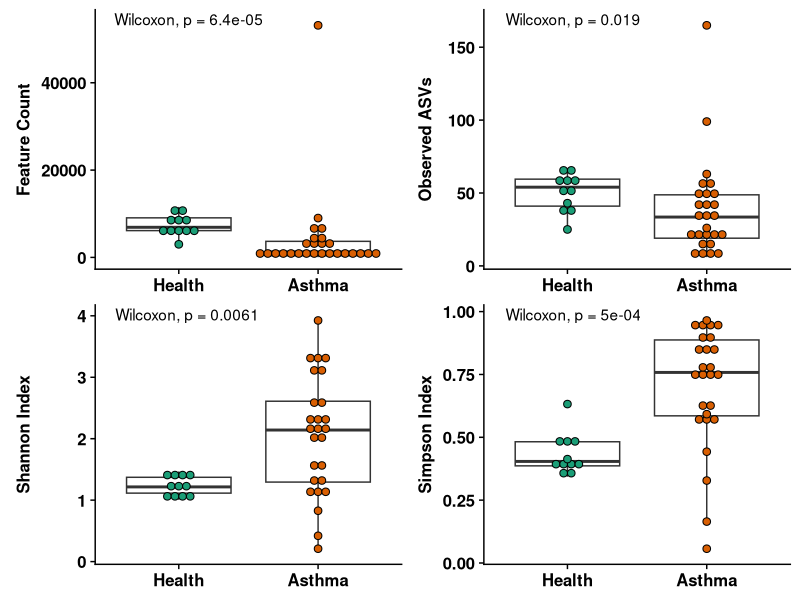
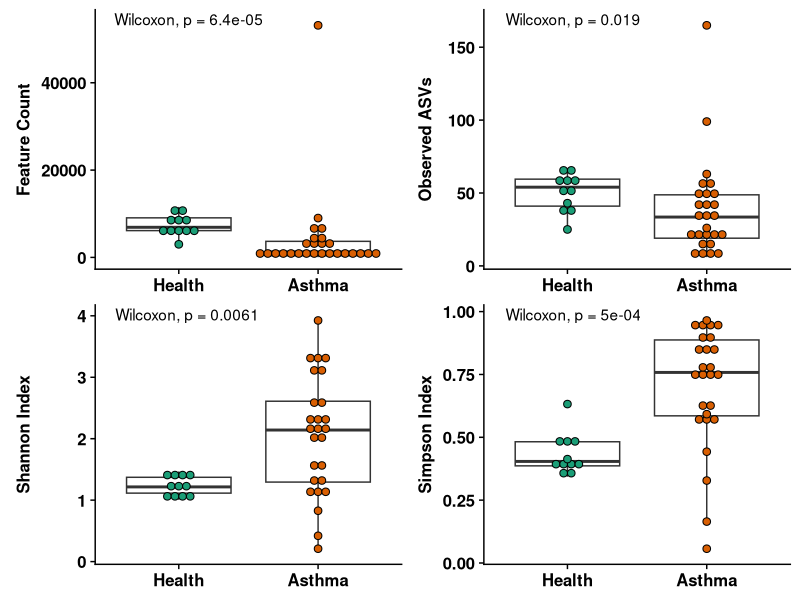

R code for these plots, in order: (Note: this script raises an error after producing the figures.)
library(tidyverse)
library(vegan)
library(cowplot)
library(ggpubr)
library(dplyr)


## get metadata
metadata <- read_delim("data/metadata.txt") %>% 
  as.data.frame()

## get feature table and assign taxonomy as rownames
orig.table <- read_delim("data/feature.table.txt") %>% 
  as.data.frame(row.names = featureid)

table <- orig.table %>% 
  dplyr::select(contains(metadata$sampleid), Taxon) %>% 
  rownames_to_column(var = "ASV") %>% 
  mutate(ASV = paste0("ASV", ASV))
  


table
head(table)

taxonomy <- table %>% dplyr::select(ASV, Taxon) %>% 
  separate(col = "Taxon", 
           into = c("Kingdom", "Phylum", "Class", 
                    "Order", "Family", "Genus"), 
           sep = ";",
           fill = "right") %>% 
  as.data.frame()


alpha_metrics <- table %>% dplyr::select(-Taxon) %>% 
  pivot_longer(-ASV,
               names_to = "sampleid",
               values_to = "counts") %>% ungroup() %>% 
 # select(-ASV) %>% 
  group_by(sampleid) %>%  
  summarize(obs_richness = specnumber(counts),
            shannon_e = diversity(counts, 
                                  index = "shannon",
                                  base = exp(1)),
            simpson = diversity(counts, 
                                index = "simpson")) %>% 
  left_join(metadata, ., by = "sampleid")


alpha_metrics %>% 
  dplyr::select(Group, read_count, obs_richness, 
                         shannon_e, simpson) %>% 
  
  pivot_longer(-Group, names_to = "alpha_diversity",
               values_to = "value") %>% 
  group_by(Group,alpha_diversity) %>% 
  summarize(min = min(value),
            q1 = quantile(value, 0.25),
            median = median(value),
            mean = mean(value),
            q3 = quantile(value, 0.75),
            max = max(value),
            sd = sd(value)) %>% 
  arrange(alpha_diversity) %>% 
  write_csv("data/alpha_diversity_sum_stats.csv")



alpha_metrics %>% 
  select(Group, read_count, 
         obs_richness, shannon_e, 
         simpson) %>% 
  pivot_longer(-Group, names_to = "alpha_diversity",
               values_to = "value") %>% 
  mutate(alpha_diversity = case_when(alpha_diversity == "obs_richness" ~ "Observed ASVs",
                                     alpha_diversity == "shannon_e" ~ "Shannon Index",
                                     alpha_diversity == "simpson" ~ "Simpson Index",
                                     alpha_diversity == "read_count" ~ "Feature Count")) %>% 
  ggplot(aes(x= Group, y = value)) +
  
  geom_boxplot() +
  
  geom_dotplot(aes(fill = Group),
               binaxis = "y",
               stackdir = "center",
               show.legend = F) +
  
  facet_wrap(~alpha_diversity,
             scales = "free",
             strip.position = "left") +
  
  scale_fill_brewer(palette = "Dark2") +
  
  theme_cowplot() +
  
  stat_compare_means(method = "wilcox",
                     label.x = 0.75) +
  
  scale_x_discrete(labels = c("Health", "Asthma")) +
  
  theme(strip.background = element_rect(color = NA,
                                        fill = NA),
        strip.placement = "outside",
        strip.text = element_text(face = "bold"),
        
        axis.text = element_text(face = "bold"),
        
        axis.title = element_blank(),
        text = element_text(face =))

ggsave("plots/alpha_diversities.png",
        width = 8,
        height = 6,
        units = c("in"),
        bg = "white",
        dpi = 600)
  
getwd()
write_csv(alpha_metrics, "data/alpha_diversity.csv")
  pivot_longer(-sampleid, names_to = "alpha_metric", values_to = "value") %>% 
  left_join(metadata, .)






featur


